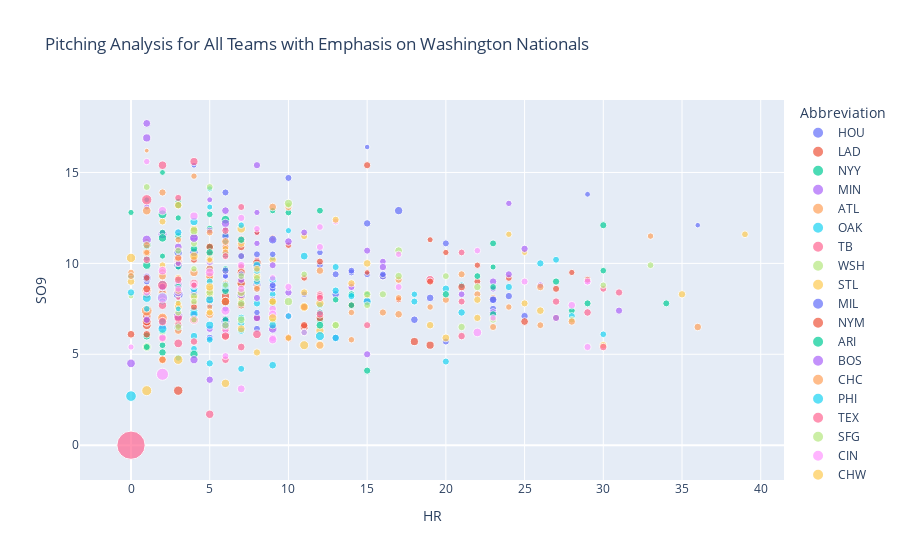

The code cell stored with this chart in its notebook:
### Code cell
import pandas as pd
import plotly.express as px
import plotly.graph_objs as go

# Handling NaN values by replacing them with the mean of the WHIP column
final_combined['WHIP'].fillna(final_combined['WHIP'].mean(), inplace=True)

# Filter the DataFrame to include only Washington Nationals' data for emphasis.
nationals_df = final_combined[final_combined['Abbreviation'] == 'WNS']

# Create an interactive plot for all teams.
fig = px.scatter(final_combined, x='HR', y='SO9', size='WHIP', color='Abbreviation',
                 hover_name='Name',  # Use 'Name' for more detailed hover information.
                 title='Pitching Analysis for All Teams with Emphasis on Washington Nationals')

# Add Washington Nationals' data as a separate trace to emphasize it.
nationals_trace = go.Scatter(x=nationals_df['ERA'], y=nationals_df['SO9'],
                             mode='markers+text', text='WNS', textposition='top center',
                             marker=dict(color='red', size=nationals_df['WHIP']*20,
                                         line=dict(width=2)),
                             name='Washington Nationals')

fig.add_trace(nationals_trace)

# Show the plot.
fig.show()

### Figure 1 — Plotly figure (JSON) as saved in the notebook; plotly's stock layout.template omitted (floating-point values rounded to 4 significant figures)
{"data": [{"hovertemplate": "<b>%{hovertext}</b><br><br>Abbreviation=HOU<br>HR=%{x}<br>SO9=%{y}<br>WHIP=%{marker.size}<extra></extra>", "hovertext": ["Rogelio Armenteros", "Joe Biagini", "Gerrit Cole", "Chris Devenski", "Zack Greinke", "Reymin Guduan*", "Will Harris", "Josh James", "Corbin Martin", "Collin McHugh", "Wade Miley*", "Roberto Osuna", "Brad Peacock", "Cionel Pérez*", "Ryan Pressly", "Héctor Rondón", "Aaron Sanchez", "Joe Smith", "Cy Sneed", "José Urquidy", "Framber Valdez*", "Justin Verlander"], "legendgroup": "HOU", "marker": {"color": "#636efa", "size": [1.222, 2.045, 0.895, 1.304, 1.069, 2.25, 0.933, 1.321, 1.81, 1.232, 1.345, 0.877, 1.189, 1.444, 0.902, 1.253, 1.232, 0.96, 1.453, 1.098, 1.67, 0.803], "sizemode": "area", "sizeref": 0.0525, "symbol": "circle"}, "mode": "markers", "name": "HOU", "orientation": "v", "showlegend": true, "type": "scatter", "x": [1, 6, 29, 13, 6, 3, 6, 10, 8, 12, 23, 8, 15, 3, 6, 10, 5, 2, 5, 6, 9, 36], "xaxis": "x", "y": [9, 6.1, 13.8, 9.4, 7.5, 10.1, 9.3, 14.7, 8.8, 9.9, 7.5, 10.1, 9.4, 7, 11.9, 7.1, 7.7, 7.9, 9.7, 8.8, 8.7, 12.1], "yaxis": "y"}, {"hovertemplate": "<b>%{hovertext}</b><br><br>Abbreviation=LAD<br>HR=%{x}<br>SO9=%{y}<br>WHIP=%{marker.size}<extra></extra>", "hovertext": ["Scott Alexander*", "Pedro Báez", "Walker Buehler", "JT Chargois", "Caleb Ferguson*", "Dylan Floro", "Yimi García", "Tony Gonsolin", "Rich Hill*", "Kenley Jansen", "Joe Kelly", "Clayton Kershaw*", "Adam Kolarek*", "Kenta Maeda", "Dustin May", "Hyun Jin Ryu*", "Casey Sadler", "Josh Sborz", "Ross Stripling", "Julio Urías*"], "legendgroup": "LAD", "marker": {"color": "#EF553B", "size": [1.385, 0.947, 1.042, 1.219, 1.478, 1.286, 0.866, 1.025, 1.125, 1.063, 1.383, 1.043, 0.943, 1.074, 1.096, 1.007, 1.222, 1.556, 1.147, 1.079], "sizemode": "area", "sizeref": 0.0525, "symbol": "circle"}, "mode": "markers", "name": "LAD", "orientation": "v", "showlegend": true, "type": "scatter", "x": [2, 6, 20, 4, 7, 4, 15, 4, 10, 9, 6, 28, 1, 22, 2, 17, 3, 2, 11, 7], "xaxis": "x", "y": [4.7, 8.9, 10.6, 11.8, 10.9, 8.1, 9.5, 8.3, 11, 11.4, 10.9, 9.5, 6.9, 9.9, 8.3, 8, 6.7, 7, 9.2, 9.6], "yaxis": "y"}, {"hovertemplate": "<b>%{hovertext}</b><br><br>Abbreviation=NYY<br>HR=%{x}<br>SO9=%{y}<br>WHIP=%{marker.size}<extra></extra>", "hovertext": ["Chance Adams", "Zack Britton*", "Luis Cessa", "Aroldis Chapman*", "Nestor Cortes*", "Cory Gearrin", "Domingo Germán", "Chad Green", "David Hale", "J.A. Happ*", "Joe Harvey", "Jonathan Holder", "Tommy Kahnle", "Jonathan Loáisiga", "Tyler Lyons*", "Joe Mantiply*", "Adam Ottavino", "James Paxton*", "CC Sabathia*", "Luis Severino", "Masahiro Tanaka", "Stephen Tarpley*"], "legendgroup": "NYY", "marker": {"color": "#00cc96", "size": [1.974, 1.141, 1.309, 1.105, 1.545, 1.5, 1.147, 1.232, 1.221, 1.295, 1.8, 1.306, 1.06, 1.484, 1.038, 1.667, 1.312, 1.281, 1.407, 1, 1.242, 1.986], "sizemode": "area", "sizeref": 0.0525, "symbol": "circle"}, "mode": "markers", "name": "NYY", "orientation": "v", "showlegend": true, "type": "scatter", "x": [7, 3, 14, 3, 16, 2, 30, 10, 2, 34, 1, 8, 9, 6, 3, 1, 5, 23, 27, 0, 28, 6], "xaxis": "x", "y": [8.2, 7.8, 8.3, 13.4, 9.3, 5.1, 9.6, 12.8, 5.5, 7.8, 9.9, 10, 12.9, 10.5, 12.5, 6, 11.9, 11.1, 9, 12.8, 7.4, 12.4], "yaxis": "y"}, {"hovertemplate": "<b>%{hovertext}</b><br><br>Abbreviation=MIN<br>HR=%{x}<br>SO9=%{y}<br>WHIP=%{marker.size}<extra></extra>", "hovertext": ["José Berríos", "Randy Dobnak", "Tyler Duffey", "Sam Dyson", "Kyle Gibson", "Brusdar Graterol", "Ryne Harper", "Trevor Hildenberger", "Zack Littell", "Matt Magill", "Trevor May", "Adalberto Mejía*", "Jake Odorizzi", "Blake Parker", "Martín Pérez*", "Michael Pineda", "Taylor Rogers*", "Fernando Romero", "Sergio Romo", "Devin Smeltzer*", "Cody Stashak", "Kohl Stewart", "Lewis Thorpe*"], "legendgroup": "MIN", "marker": {"color": "#ab63fa", "size": [1.223, 1.129, 1.006, 1.765, 1.444, 1.241, 1.178, 2.265, 1.162, 1.588, 1.073, 1.826, 1.208, 1.376, 1.518, 1.158, 1, 2.143, 0.926, 1.265, 1.2, 1.461, 1.735], "sizemode": "area", "sizeref": 0.0525, "symbol": "circle"}, "mode": "markers", "name": "MIN", "orientation": "v", "showlegend": true, "type": "scatter", "x": [26, 1, 8, 3, 23, 1, 7, 2, 4, 4, 8, 3, 16, 7, 23, 23, 8, 2, 3, 8, 3, 5, 3], "xaxis": "x", "y": [8.8, 7.3, 12.8, 6.4, 9, 9.3, 8.3, 8.3, 7.8, 11.4, 11.1, 8.8, 10.1, 8.4, 7.3, 8.6, 11.7, 11.6, 10.7, 7, 9, 3.6, 10.1], "yaxis": "y"}, {"hovertemplate": "<b>%{hovertext}</b><br><br>Abbreviation=ATL<br>HR=%{x}<br>SO9=%{y}<br>WHIP=%{marker.size}<extra></extra>", "hovertext": ["Jesse Biddle*", "Jerry Blevins*", "Grant Dayton*", "Mike Foltynewicz", "Max Fried*", "Kevin Gausman", "Shane Greene", "Luke Jackson", "Dallas Keuchel*", "Chris Martin", "Mark Melancon", "A.J. Minter*", "Sean Newcomb*", "Wes Parsons", "Michael Soroka", "Anthony Swarzak", "Julio Teheran", "Josh Tomlin", "Touki Toussaint", "Arodys Vizcaíno", "Jacob Webb", "Bryse Wilson", "Dan Winkler", "Kyle Wright"], "legendgroup": "ATL", "marker": {"color": "#FFA15A", "size": [2.4, 1.268, 1.333, 1.248, 1.334, 1.488, 1.216, 1.404, 1.367, 1.019, 1.143, 2.011, 1.317, 1.565, 1.111, 1.437, 1.323, 1.122, 1.68, 1.5, 1.113, 1.8, 1.338, 1.881], "sizemode": "area", "sizeref": 0.0525, "symbol": "circle"}, "mode": "markers", "name": "ATL", "orientation": "v", "showlegend": true, "type": "scatter", "x": [1, 5, 4, 23, 21, 12, 3, 10, 16, 1, 1, 3, 8, 2, 14, 6, 22, 14, 5, 1, 4, 5, 5, 4], "xaxis": "x", "y": [8.5, 10.3, 10.5, 8.1, 9.4, 9.6, 7.7, 13.1, 7.3, 11.2, 10.3, 10.7, 8.6, 7, 7.3, 7.9, 8.3, 5.8, 9.7, 13.5, 7.8, 7.2, 9.1, 8.2], "yaxis": "y"}, {"hovertemplate": "<b>%{hovertext}</b><br><br>Abbreviation=OAK<br>HR=%{x}<br>SO9=%{y}<br>WHIP=%{marker.size}<extra></extra>", "hovertext": ["Brett Anderson*", "Tanner Anderson", "Homer Bailey", "Chris Bassitt", "Paul Blackburn", "Aaron Brooks", "Ryan Buchter*", "Jake Diekman*", "Marco Estrada", "Mike Fiers", "Liam Hendriks", "Sean Manaea*", "Daniel Mengden", "Frankie Montas", "Yusmeiro Petit", "A.J. Puk*", "Tanner Roark", "Fernando Rodney", "Joakim Soria", "Blake Treinen", "Lou Trivino", "Wei-Chung Wang*", "J.B. Wendelken"], "legendgroup": "OAK", "marker": {"color": "#19d3f3", "size": [1.307, 1.657, 1.2, 1.194, 2.091, 1.252, 1.434, 1.574, 1.31, 1.186, 0.965, 0.775, 1.441, 1.115, 0.807, 1.324, 1.345, 2.233, 1.029, 1.619, 1.533, 1.222, 0.918], "sizemode": "area", "sizeref": 0.0525, "symbol": "circle"}, "mode": "markers", "name": "OAK", "orientation": "v", "showlegend": true, "type": "scatter", "x": [20, 4, 9, 21, 3, 12, 8, 0, 7, 30, 5, 3, 7, 8, 11, 1, 14, 2, 9, 9, 7, 4, 2], "xaxis": "x", "y": [4.6, 7.3, 8.3, 8.8, 6.5, 7.7, 9.9, 9.3, 4.2, 6.1, 13.1, 9.1, 6.3, 9.7, 7.7, 10.3, 8.2, 8.8, 10.3, 9.1, 8.6, 5.3, 9.4], "yaxis": "y"}, {"hovertemplate": "<b>%{hovertext}</b><br><br>Abbreviation=TB<br>HR=%{x}<br>SO9=%{y}<br>WHIP=%{marker.size}<extra></extra>", "hovertext": [null], "legendgroup": "TB", "marker": {"color": "#FF6692", "size": [1.475], "sizemode": "area", "sizeref": 0.0525, "symbol": "circle"}, "mode": "markers", "name": "TB", "orientation": "v", "showlegend": true, "type": "scatter", "x": [null], "xaxis": "x", "y": [null], "yaxis": "y"}, {"hovertemplate": "<b>%{hovertext}</b><br><br>Abbreviation=WSH<br>HR=%{x}<br>SO9=%{y}<br>WHIP=%{marker.size}<extra></extra>", "hovertext": [null], "legendgroup": "WSH", "marker": {"color": "#B6E880", "size": [1.475], "sizemode": "area", "sizeref": 0.0525, "symbol": "circle"}, "mode": "markers", "name": "WSH", "orientation": "v", "showlegend": true, "type": "scatter", "x": [null], "xaxis": "x", "y": [null], "yaxis": "y"}, {"hovertemplate": "<b>%{hovertext}</b><br><br>Abbreviation=STL<br>HR=%{x}<br>SO9=%{y}<br>WHIP=%{marker.size}<extra></extra>", "hovertext": ["John Brebbia", "Génesis Cabrera*", "Junior Fernández", "Jack Flaherty", "Giovanny Gallegos", "John Gant", "Ryan Helsley", "Jordan Hicks", "Dakota Hudson", "Dominic Leone", "Carlos Martínez", "Mike Mayers", "Miles Mikolas", "Andrew Miller*", "Daniel Ponce de Leon", "Alex Reyes", "Chasen Shreve*", "Michael Wacha", "Adam Wainwright", "Tyler Webb*"], "legendgroup": "STL", "marker": {"color": "#FECB52", "size": [1.183, 1.672, 1.286, 0.968, 0.811, 1.281, 1.255, 0.942, 1.408, 1.5, 1.179, 1.684, 1.223, 1.317, 1.274, 2.667, 1.5, 1.563, 1.427, 1.018], "sizemode": "area", "sizeref": 0.0525, "symbol": "circle"}, "mode": "markers", "name": "STL", "orientation": "v", "showlegend": true, "type": "scatter", "x": [6, 2, 2, 25, 9, 4, 5, 2, 22, 9, 2, 3, 27, 11, 6, 1, 0, 26, 22, 7], "xaxis": "x", "y": [10.8, 8.4, 12.3, 10.6, 11.3, 8.1, 7.9, 9.7, 7, 10.2, 9.9, 7.6, 7, 11.5, 9.6, 3, 9, 7.4, 8, 7.9], "yaxis": "y"}, {"hovertemplate": "<b>%{hovertext}</b><br><br>Abbreviation=MIL<br>HR=%{x}<br>SO9=%{y}<br>WHIP=%{marker.size}<extra></extra>", "hovertext": ["Matt Albers", "Chase Anderson", "Jacob Barnes", "Ray Black", "Corbin Burnes", "Jhoulys Chacín", "Alex Claudio*", "Zach Davies", "Jake Faria", "Gio Gonzalez*", "Junior Guerra", "Josh Hader*", "Adrian Houser", "Jay Jackson", "Jeremy Jeffress", "Jordan Lyles", "Jimmy Nelson", "Freddy Peralta", "Drew Pomeranz*", "Burch Smith", "Brent Suter*", "Taylor Williams", "Alex Wilson", "Brandon Woodruff"], "legendgroup": "MIL", "marker": {"color": "#636efa", "size": [1.374, 1.266, 1.678, 1.286, 1.837, 1.556, 1.306, 1.29, 2.654, 1.294, 1.124, 0.806, 1.24, 1.319, 1.365, 1.108, 1.909, 1.459, 0.911, 2.053, 0.6, 1.977, 2.118, 1.142], "sizemode": "area", "sizeref": 0.0525, "symbol": "circle"}, "mode": "markers", "name": "MIL", "orientation": "v", "showlegend": true, "type": "scatter", "x": [8, 23, 3, 4, 17, 19, 8, 20, 3, 9, 11, 15, 14, 6, 5, 9, 4, 15, 4, 3, 1, 1, 3, 12], "xaxis": "x", "y": [8.6, 8, 10.1, 8.4, 12.9, 8.1, 6.4, 5.7, 8.3, 8, 8.3, 16.4, 9.5, 13.9, 8, 8.6, 10.6, 12.2, 15.4, 9.9, 7.4, 9.2, 10.3, 10.6], "yaxis": "y"}, {"hovertemplate": "<b>%{hovertext}</b><br><br>Abbreviation=NYM<br>HR=%{x}<br>SO9=%{y}<br>WHIP=%{marker.size}<extra></extra>", "hovertext": ["Luis Avilán*", "Tyler Bashlor", "Brad Brach", "Jacob deGrom", "Edwin Díaz", "Jeurys Familia", "Chris Flexen", "Wilmer Font", "Drew Gagnon", "Robert Gsellman", "Walker Lockett", "Seth Lugo", "Steven Matz*", "Chris Mazza", "Stephen Nogosek", "Corey Oswalt", "Brooks Pounders", "Jacob Rhame", "Héctor Santiago*", "Paul Sewald", "Marcus Stroman", "Noah Syndergaard", "Jason Vargas*", "Zack Wheeler", "Justin Wilson*", "Daniel Zamora*"], "legendgroup": "NYM", "marker": {"color": "#EF553B", "size": [1.469, 1.727, 1.227, 0.971, 1.379, 1.733, 2.049, 1.355, 1.732, 1.366, 1.721, 0.9, 1.341, 1.592, 2.1, 2.25, 1.5, 1.895, 1.875, 1.068, 1.475, 1.234, 1.272, 1.259, 1.333, 1.731], "sizemode": "area", "sizeref": 0.0525, "symbol": "circle"}, "mode": "markers", "name": "NYM", "orientation": "v", "showlegend": true, "type": "scatter", "x": [5, 6, 1, 19, 15, 7, 1, 8, 11, 7, 6, 8, 27, 0, 2, 1, 1, 1, 1, 3, 8, 24, 14, 22, 4, 1], "xaxis": "x", "y": [8.4, 8.2, 9.2, 11.3, 15.4, 9.5, 6.6, 7, 6.5, 8.5, 6.4, 11.7, 8.6, 6.1, 8.1, 6.8, 6.1, 7.1, 6.8, 10.1, 9.1, 9.2, 7.7, 9, 10.2, 8.3], "yaxis": "y"}, {"hovertemplate": "<b>%{hovertext}</b><br><br>Abbreviation=ARI<br>HR=%{x}<br>SO9=%{y}<br>WHIP=%{marker.size}<extra></extra>", "hovertext": ["Matt Andriese", "Archie Bradley", "Andrew Chafin*", "Taylor Clarke", "Stefan Crichton", "Jon Duplantier", "Zac Gallen", "Kevin Ginkel", "Zack Godley", "Zack Greinke", "Yoshihisa Hirano", "Greg Holland", "Merrill Kelly", "Mike Leake", "Yoan López", "Robbie Ray*", "Robby Scott*", "James Sherfy", "Luke Weaver", "Alex Young*"], "legendgroup": "ARI", "marker": {"color": "#00cc96", "size": [1.401, 1.437, 1.329, 1.37, 1.022, 1.555, 1.26, 0.986, 1.526, 0.945, 1.377, 1.374, 1.315, 1.367, 1.137, 1.342, 2.045, 1.527, 1.073, 1.188], "sizemode": "area", "sizeref": 0.0525, "symbol": "circle"}, "mode": "markers", "name": "ARI", "orientation": "v", "showlegend": true, "type": "scatter", "x": [8, 5, 6, 23, 3, 2, 5, 2, 12, 15, 7, 5, 29, 15, 11, 30, 1, 4, 6, 14], "xaxis": "x", "y": [10.1, 10.9, 11.6, 7.2, 9.8, 8.3, 10.9, 10.4, 6.9, 8.3, 10.4, 10.3, 7.8, 4.1, 6.2, 12.1, 11, 10.8, 9.7, 7.7], "yaxis": "y"}, {"hovertemplate": "<b>%{hovertext}</b><br><br>Abbreviation=BOS<br>HR=%{x}<br>SO9=%{y}<br>WHIP=%{marker.size}<extra></extra>", "hovertext": ["Matt Barnes", "Ryan Brasier", "Colten Brewer", "Andrew Cashner", "Jhoulys Chacín", "Nathan Eovaldi", "Heath Hembree", "Darwinzon Hernández*", "Brian Johnson*", "Trevor Kelley", "Travis Lakins Sr.", "Rick Porcello", "Bobby Poyner*", "David Price*", "Eduardo Rodríguez*", "Chris Sale*", "Josh A. Smith", "Josh Taylor*", "Héctor Velázquez", "Marcus Walden", "Ryan Weber", "Brandon Workman", "Steven Wright"], "legendgroup": "BOS", "marker": {"color": "#ab63fa", "size": [1.383, 1.293, 1.701, 1.621, 1.568, 1.581, 1.311, 1.747, 1.884, 1.68, 1.414, 1.394, 1.286, 1.314, 1.328, 1.086, 1.419, 1.183, 1.527, 1.192, 1.377, 1.033, 2.368], "sizemode": "area", "sizeref": 0.0525, "symbol": "circle"}, "mode": "markers", "name": "BOS", "orientation": "v", "showlegend": true, "type": "scatter", "x": [8, 9, 6, 8, 6, 16, 7, 1, 6, 2, 1, 31, 2, 15, 24, 24, 10, 5, 7, 6, 5, 1, 3], "xaxis": "x", "y": [15.4, 9.9, 8.6, 7, 12.9, 9.3, 10.4, 16.9, 6.9, 6.5, 6.9, 7.4, 8.5, 10.7, 9.4, 13.3, 8.4, 11.8, 7.8, 8.8, 6.4, 13.1, 7.1], "yaxis": "y"}, {"hovertemplate": "<b>%{hovertext}</b><br><br>Abbreviation=CHC<br>HR=%{x}<br>SO9=%{y}<br>WHIP=%{marker.size}<extra></extra>", "hovertext": ["Adbert Alzolay", "Brad Brach", "Tyler Chatwood", "Steve Cishek", "Yu Darvish", "Carl Edwards Jr.", "Cole Hamels*", "Kyle Hendricks", "Derek Holland*", "Craig Kimbrel", "Brandon Kintzler", "Jon Lester*", "Dillon Maples", "Alec Mills", "Mike Montgomery*", "James Norwood", "David Phelps", "Jose Quintana*", "Randy Rosario*", "Kyle Ryan*", "Pedro Strop", "Rowan Wick", "Brad Wieck*"], "legendgroup": "CHC", "marker": {"color": "#FFA15A", "size": [1.784, 1.765, 1.33, 1.203, 1.097, 1.109, 1.391, 1.13, 1.532, 1.597, 1.018, 1.497, 1.371, 1.167, 1.778, 1.821, 1.588, 1.386, 1.594, 1.377, 1.272, 1.14, 0.6], "sizemode": "area", "sizeref": 0.0525, "symbol": "circle"}, "mode": "markers", "name": "CHC", "orientation": "v", "showlegend": true, "type": "scatter", "x": [4, 3, 8, 7, 33, 3, 17, 19, 3, 9, 5, 26, 2, 5, 6, 1, 2, 20, 2, 5, 6, 0, 1], "xaxis": "x", "y": [9.5, 10.2, 8.7, 8, 11.5, 10, 9.1, 7.6, 6.3, 13.1, 7.6, 8.7, 13.9, 10.5, 6, 10.6, 9.5, 8, 8.4, 8.6, 10.6, 9.5, 16.2], "yaxis": "y"}, {"hovertemplate": "<b>%{hovertext}</b><br><br>Abbreviation=PHI<br>HR=%{x}<br>SO9=%{y}<br>WHIP=%{marker.size}<extra></extra>", "hovertext": ["José Álvarez*", "Víctor Arano", "Jake Arrieta", "Enyel De Los Santos", "Seranthony Domínguez", "Zach Eflin", "Jerad Eickhoff", "Edgar García", "J.D. Hammer", "Jared Hughes", "Cole Irvin*", "Adam Morgan*", "Mike Morin", "Héctor Neris", "Pat Neshek", "Juan Nicasio", "Aaron Nola", "Blake Parker", "Nick Pivetta", "Roman Quinn", "Edubray Ramos", "David Robertson", "Drew Smyly*", "Ranger Suárez*", "Jason Vargas*", "Vince Velasquez", "Nick Vincent"], "legendgroup": "PHI", "marker": {"color": "#19d3f3", "size": [1.424, 0.857, 1.474, 1.636, 1.459, 1.347, 1.303, 1.641, 1.421, 1.043, 1.392, 1.011, 1.214, 1.02, 1.389, 1.648, 1.265, 1, 1.516, 3, 1.733, 2.1, 1.324, 1.315, 1.518, 1.389, 1.071], "sizemode": "area", "sizeref": 0.0525, "symbol": "circle"}, "mode": "markers", "name": "PHI", "orientation": "v", "showlegend": true, "type": "scatter", "x": [8, 1, 21, 4, 3, 28, 18, 11, 2, 7, 7, 4, 3, 10, 5, 4, 27, 6, 20, 0, 5, 1, 13, 6, 7, 26, 1], "xaxis": "x", "y": [7.8, 13.5, 7.3, 7.4, 10.6, 7.1, 7.9, 10.4, 6.2, 7.8, 6.7, 8.8, 4.8, 11.8, 4.5, 8.6, 10.2, 11.2, 8.6, 2.7, 6.6, 8.1, 9.8, 7.8, 7, 10, 10.9], "yaxis": "y"}, {"hovertemplate": "<b>%{hovertext}</b><br><br>Abbreviation=TEX<br>HR=%{x}<br>SO9=%{y}<br>WHIP=%{marker.size}<extra></extra>", "hovertext": ["Kolby Allard*", "Brock Burke*", "Jesse Chavez", "Emmanuel Clase", "Kyle Dowdy", "Pete Fairbanks", "Luke Farrell", "Ian Gibaut", "Jeanmar Gómez", "Taylor Hearn*", "Jonathan Hernández", "Ariel Jurado", "Shawn Kelley", "José Leclerc", "Lance Lynn", "Brett Martin*", "Chris Martin", "Yohander Méndez*", "Shelby Miller", "Mike Minor*", "Rafael Montero", "Joe Palumbo*", "Pedro Payano", "Adrian Sampson", "Drew Smyly*", "Jeffrey Springs*", "Edinson Vólquez"], "legendgroup": "TEX", "marker": {"color": "#FF6692", "size": [1.566, 1.538, 1.333, 1.114, 1.97, 1.731, 0.675, 1.541, 1.891, 21, 1.62, 1.504, 1.394, 1.325, 1.219, 1.444, 1.026, 1.929, 1.977, 1.238, 0.966, 1.74, 1.864, 1.532, 1.909, 1.887, 2], "sizemode": "area", "sizeref": 0.0525, "symbol": "circle"}, "mode": "markers", "name": "TEX", "orientation": "v", "showlegend": true, "type": "scatter", "x": [3, 6, 12, 2, 4, 4, 3, 1, 2, 0, 3, 21, 12, 7, 21, 7, 8, 2, 8, 30, 5, 7, 3, 29, 19, 4, 3], "xaxis": "x", "y": [6.6, 4.7, 8.3, 8.1, 6.9, 15.6, 8.1, 10.2, 5.9, 0, 10.3, 6, 8.2, 13.1, 10.6, 9, 10.2, 15.4, 6.1, 8.6, 10.6, 11.3, 7, 7.3, 9.1, 8.9, 5.6], "yaxis": "y"}, {"hovertemplate": "<b>%{hovertext}</b><br><br>Abbreviation=SFG<br>HR=%{x}<br>SO9=%{y}<br>WHIP=%{marker.size}<extra></extra>", "hovertext": ["Fernando Abad*", "Shaun Anderson", "Tyler Beede", "Travis Bergen*", "Madison Bumgarner*", "Sam Coonrod", "Johnny Cueto", "Sam Dyson", "Trevor Gott", "Derek Holland*", "Williams Jerez*", "Mark Melancon", "Conner Menez*", "Reyes Moronta", "Drew Pomeranz*", "Dereck Rodríguez", "Tyler Rogers", "Jeff Samardzija", "Will Smith*", "Andrew Suárez*", "Nick Vincent", "Tony Watson*", "Logan Webb"], "legendgroup": "SFG", "marker": {"color": "#B6E880", "size": [0.923, 1.552, 1.479, 1.373, 1.127, 1.229, 1.25, 0.902, 1.101, 1.5, 1.95, 1.403, 1.471, 1.306, 1.609, 1.455, 0.849, 1.108, 1.026, 1.622, 1.435, 1.259, 1.462], "sizemode": "area", "sizeref": 0.0525, "symbol": "circle"}, "mode": "markers", "name": "SFG", "orientation": "v", "showlegend": true, "type": "scatter", "x": [2, 13, 22, 4, 30, 3, 3, 3, 4, 17, 1, 3, 4, 4, 17, 21, 0, 28, 10, 7, 7, 9, 5], "xaxis": "x", "y": [6.2, 6.6, 8.7, 8.2, 8.8, 6.5, 7.3, 8.3, 9.7, 9.3, 5.4, 8.5, 11.6, 11.1, 10.7, 6.5, 8.2, 6.9, 13.2, 6.9, 8.8, 6.8, 8.4], "yaxis": "y"}, {"hovertemplate": "<b>%{hovertext}</b><br><br>Abbreviation=CIN<br>HR=%{x}<br>SO9=%{y}<br>WHIP=%{marker.size}<extra></extra>", "hovertext": ["R.J. Alaniz", "Trevor Bauer", "Matt Bowman", "Luis Castillo", "Anthony DeSclafani", "Zach Duke*", "Amir Garrett*", "Kevin Gausman", "Sonny Gray", "David Hernandez", "Jared Hughes", "Raisel Iglesias", "Joel Kuhnel", "Michael Lorenzen", "Tyler Mahle", "Wandy Peralta*", "Tanner Roark", "Sal Romano", "Lucas Sims", "Robert Stephenson", "Alex Wood*"], "legendgroup": "CIN", "marker": {"color": "#FF97FF", "size": [1.029, 1.349, 1.25, 1.143, 1.2, 1.671, 1.411, 1.164, 1.084, 1.711, 1.241, 1.224, 1.345, 1.152, 1.311, 1.5, 1.423, 1.837, 1.163, 1.036, 1.402], "sizemode": "area", "sizeref": 0.0525, "symbol": "circle"}, "mode": "markers", "name": "CIN", "orientation": "v", "showlegend": true, "type": "scatter", "x": [0, 12, 2, 22, 29, 4, 7, 3, 17, 7, 6, 12, 1, 9, 25, 10, 14, 4, 8, 9, 11], "xaxis": "x", "y": [5.4, 10.9, 7, 10.7, 9, 6.9, 12.5, 11.7, 10.5, 11.2, 6.3, 12, 8.4, 9.2, 9, 7.1, 8.8, 8.8, 11.9, 11.3, 7.6], "yaxis": "y"}, {"hovertemplate": "<b>%{hovertext}</b><br><br>Abbreviation=CHW<br>HR=%{x}<br>SO9=%{y}<br>WHIP=%{marker.size}<extra></extra>", "hovertext": ["Manny Banuelos*", "Ryan Burr", "Dylan Cease", "Alex Colomé", "Jimmy Cordero", "Dylan Covey", "Odrisamer Despaigne", "Ross Detwiler*", "Jace Fry*", "Carson Fulmer", "Lucas Giolito", "Kelvin Herrera", "Nate Jones", "Reynaldo López", "Evan Marshall", "Iván Nova", "Josh Osich*", "Carlos Rodón*", "José Ruiz", "Ervin Santana", "Héctor Santiago*", "Thyago Vieira"], "legendgroup": "CHW", "marker": {"color": "#FECB52", "size": [1.836, 1.271, 1.548, 1.066, 0.972, 1.756, 2.325, 1.622, 1.582, 1.683, 1.064, 1.617, 1.645, 1.457, 1.303, 1.455, 1.138, 1.442, 2, 1.875, 1.909, 2.286], "sizemode": "area", "sizeref": 0.0525, "symbol": "circle"}, "mode": "markers", "name": "CHW", "orientation": "v", "showlegend": true, "type": "scatter", "x": [12, 3, 15, 7, 3, 12, 3, 20, 7, 5, 24, 8, 2, 35, 5, 30, 15, 4, 6, 6, 7, 0], "xaxis": "x", "y": [7.8, 9.2, 10, 8.1, 7.8, 6.3, 4.7, 5.9, 11.1, 8.2, 11.6, 9.3, 8.7, 8.3, 7.3, 5.5, 8.1, 11.9, 7.9, 3.4, 11.9, 10.3], "yaxis": "y"}, {"hovertemplate": "<b>%{hovertext}</b><br><br>Abbreviation=LAA<br>HR=%{x}<br>SO9=%{y}<br>WHIP=%{marker.size}<extra></extra>", "hovertext": ["Cody Allen", "Justin Anderson", "Luke Bard", "Jaime Barria", "Cam Bedrosian", "Ty Buttrey", "Trevor Cahill", "Griffin Canning", "Taylor Cole", "Miguel Del Pozo*", "Luis García", "Matt Harvey", "Andrew Heaney*", "Félix Peña", "Dillon Peters*", "Noé Ramirez", "Hansel Robles", "José Rodríguez", "Patrick Sandoval*", "Tyler Skaggs*", "Chris Stratton", "José Suarez*", "Nick Tropeano"], "legendgroup": "LAA", "marker": {"color": "#636efa", "size": [1.913, 1.574, 1.102, 1.44, 1.141, 1.272, 1.466, 1.218, 1.587, 1.929, 1.516, 1.542, 1.29, 1.183, 1.542, 1.167, 1.018, 1.424, 1.373, 1.268, 2.08, 1.642, 1.756], "sizemode": "area", "sizeref": 0.0525, "symbol": "circle"}, "mode": "markers", "name": "LAA", "orientation": "v", "showlegend": true, "type": "scatter", "x": [9, 6, 8, 24, 7, 8, 25, 14, 2, 3, 13, 13, 20, 16, 18, 9, 6, 5, 6, 9, 6, 23, 6], "xaxis": "x", "y": [11.3, 11.5, 7.3, 8.2, 9.4, 10.5, 7.1, 9.6, 8.7, 10.6, 8.3, 5.9, 11.1, 9.4, 6.9, 10.5, 9.3, 5.9, 9.6, 8.8, 6.8, 8, 6.6], "yaxis": "y"}, {"hovertemplate": "<b>%{hovertext}</b><br><br>Abbreviation=COL<br>HR=%{x}<br>SO9=%{y}<br>WHIP=%{marker.size}<extra></extra>", "hovertext": ["Yency Almonte", "Tyler Anderson*", "Chad Bettis", "Wade Davis", "Jairo Díaz", "Mike Dunn*", "Carlos Estévez", "Kyle Freeland*", "Rico Garcia", "Chi Chi González", "Jon Gray", "Jeff Hoffman", "Sam Howard*", "DJ Johnson", "Peter Lambert", "Germán Márquez", "Jake McGee*", "Tim Melville", "Scott Oberg", "Seunghwan Oh", "Antonio Senzatela", "Bryan Shaw", "Jesús Tinoco"], "legendgroup": "COL", "marker": {"color": "#EF553B", "size": [1.559, 2.129, 1.555, 1.875, 1.301, 1.302, 1.292, 1.581, 2.333, 1.46, 1.353, 1.586, 1.632, 1.68, 1.735, 1.201, 1.403, 1.44, 1.107, 1.909, 1.749, 1.361, 1.611], "sizemode": "area", "sizeref": 0.0525, "symbol": "circle"}, "mode": "markers", "name": "COL", "orientation": "v", "showlegend": true, "type": "scatter", "x": [7, 8, 10, 7, 7, 4, 12, 25, 3, 11, 19, 21, 5, 1, 18, 29, 11, 9, 5, 6, 19, 12, 12], "xaxis": "x", "y": [7.7, 10, 5.9, 8.9, 9.8, 7.6, 10.1, 6.8, 3, 6.6, 9, 8.7, 10.9, 8.6, 5.7, 9.1, 7.6, 6.5, 9.3, 7.9, 5.5, 7.3, 7], "yaxis": "y"}, {"hovertemplate": "<b>%{hovertext}</b><br><br>Abbreviation=SDP<br>HR=%{x}<br>SO9=%{y}<br>WHIP=%{marker.size}<extra></extra>", "hovertext": ["Logan Allen*", "Michel Báez", "David Bednar", "Ronald Bolaños", "Robbie Erlin*", "Dinelson Lamet", "Eric Lauer*", "Joey Lucchesi*", "Nick Margevicius*", "Andrés Muñoz", "Chris Paddack", "Luis Perdomo", "Cal Quantrill", "Gerardo Reyes", "Garrett Richards", "Craig Stammen", "Robert Stock", "Matt Strahm*", "Adam Warren", "Brad Wieck*", "Trey Wingenter", "Matt Wisler", "Eric Yardley", "Kirby Yates"], "legendgroup": "SDP", "marker": {"color": "#00cc96", "size": [1.816, 1.315, 1.364, 1.475, 1.572, 1.26, 1.396, 1.222, 1.614, 1.174, 0.981, 1.208, 1.301, 1.346, 1.846, 1.159, 2.063, 1.247, 1.395, 1.419, 1.216, 1.517, 1.286, 0.89], "sizemode": "area", "sizeref": 0.0525, "symbol": "circle"}, "mode": "markers", "name": "SDP", "orientation": "v", "showlegend": true, "type": "scatter", "x": [4, 3, 3, 3, 6, 12, 20, 23, 12, 2, 23, 6, 15, 3, 2, 13, 2, 22, 9, 7, 5, 5, 1, 2], "xaxis": "x", "y": [5, 8.5, 11.5, 8.7, 8.5, 12.9, 8.3, 8.7, 6.6, 11.7, 9.8, 6.9, 7.8, 13.2, 11.4, 8, 12.7, 9.3, 7.8, 11.3, 12.7, 10.6, 5.4, 15], "yaxis": "y"}, {"hovertemplate": "<b>%{hovertext}</b><br><br>Abbreviation=PIT<br>HR=%{x}<br>SO9=%{y}<br>WHIP=%{marker.size}<extra></extra>", "hovertext": ["Dario Agrazal", "Chris Archer", "Steven Brault*", "Nick Burdi", "Kyle Crick", "Rookie Davis", "Montana DuRapau", "Michael Feliz", "Geoff Hartlieb", "Clay Holmes", "Keone Kela", "Mitch Keller", "Nick Kingham", "Francisco Liriano*", "Jordan Lyles", "Tyler Lyons*", "Parker Markel", "James Marvel", "Alex McRae", "Joe Musgrove", "Yacksel Ríos", "Richard Rodríguez", "Chris Stratton", "Jameson Taillon", "Felipe Vazquez*", "Wei-Chung Wang*", "Trevor Williams"], "legendgroup": "PIT", "marker": {"color": "#ab63fa", "size": [1.364, 1.412, 1.5, 1.615, 1.551, 1.875, 2.077, 1.26, 2, 1.62, 1.011, 1.833, 2.048, 1.357, 1.47, 2.25, 1.673, 1.788, 1.95, 1.215, 1.452, 1.347, 1.393, 1.125, 0.933, 2, 1.414], "sizemode": "area", "sizeref": 0.0525, "symbol": "circle"}, "mode": "markers", "name": "PIT", "orientation": "v", "showlegend": true, "type": "scatter", "x": [15, 25, 15, 1, 10, 3, 4, 11, 8, 5, 3, 6, 7, 8, 16, 1, 3, 4, 9, 21, 2, 14, 7, 4, 5, 0, 27], "xaxis": "x", "y": [5, 10.8, 7.9, 17.7, 11.2, 8.4, 11.4, 11.7, 9.8, 10.1, 10, 12.2, 8.3, 8.1, 9.8, 11.3, 10.9, 4.7, 6.4, 8.3, 8.7, 8.7, 9.1, 7.2, 13.5, 4.5, 7], "yaxis": "y"}, {"hovertemplate": "<b>%{hovertext}</b><br><br>Abbreviation=SEA<br>HR=%{x}<br>SO9=%{y}<br>WHIP=%{marker.size}<extra></extra>", "hovertext": ["Austin Adams", "Dan Altavilla", "Shawn Armstrong", "Anthony Bass", "Gerson Bautista", "Brandon Brennan", "Matt Carasiti", "Roenis Elías*", "Matt Festa", "Cory Gearrin", "Marco Gonzales*", "Zac Grotz", "Félix Hernández", "Yusei Kikuchi*", "Mike Leake", "Wade LeBlanc*", "Matt Magill", "Reggie McClain", "Tommy Milone*", "Zac Rosscup*", "Connor Sadzeck", "Justus Sheffield*", "Erik Swanson", "Anthony Swarzak", "Sam Tuivailala", "Matt Wisler"], "legendgroup": "SEA", "marker": {"color": "#FFA15A", "size": [1.097, 1.432, 3, 0.979, 2.444, 1.225, 1.655, 1.234, 1.433, 1.427, 1.31, 1.269, 1.535, 1.515, 1.255, 1.451, 1.164, 1.667, 1.119, 1.929, 1.394, 1.722, 1.172, 1.61, 1.043, 1.254], "sizemode": "area", "sizeref": 0.0525, "symbol": "circle"}, "mode": "markers", "name": "SEA", "orientation": "v", "showlegend": true, "type": "scatter", "x": [4, 1, 1, 5, 2, 6, 2, 8, 5, 3, 23, 0, 17, 36, 26, 28, 3, 2, 24, 1, 3, 5, 17, 6, 1, 5], "xaxis": "x", "y": [14.8, 11, 7.4, 8.1, 7, 8.9, 9.3, 8.6, 8.5, 8.5, 6.5, 9.3, 7.2, 6.5, 6.6, 6.8, 11.3, 4.7, 7.6, 12.9, 10.3, 9.3, 8.1, 11.2, 10.6, 11.7], "yaxis": "y"}, {"hovertemplate": "<b>%{hovertext}</b><br><br>Abbreviation=TOR<br>HR=%{x}<br>SO9=%{y}<br>WHIP=%{marker.size}<extra></extra>", "hovertext": ["Jason Adam", "Joe Biagini", "Ryan Borucki*", "Buddy Boshers*", "Clay Buchholz", "Ryan Feierabend*", "Wilmer Font", "Sam Gaviglio", "Ken Giles", "Zack Godley", "Daniel Hudson", "Edwin Jackson", "Anthony Kay*", "Nick Kingham", "Derek Law", "Elvis Luciano", "Tim Mayza*", "Thomas Pannone*", "Sean Reid-Foley", "Clayton Richard*", "Jordan Romano", "Aaron Sanchez", "Justin Shafer", "Matt Shoemaker", "Brock Stewart", "Marcus Stroman", "Ryan Tepera", "Trent Thornton", "Jacob Waguespack", "T.J. Zeuch"], "legendgroup": "TOR", "marker": {"color": "#19d3f3", "size": [1.154, 1.34, 3.15, 1.5, 1.492, 2.118, 1.144, 1.118, 1, 1.375, 1.271, 2.188, 1.429, 1.524, 1.665, 1.782, 1.403, 1.425, 1.705, 1.566, 1.696, 1.686, 1.664, 0.872, 1.569, 1.227, 1.292, 1.406, 1.333, 1.456], "sizemode": "area", "sizeref": 0.0525, "symbol": "circle"}, "mode": "markers", "name": "TOR", "orientation": "v", "showlegend": true, "type": "scatter", "x": [1, 8, 2, 3, 13, 2, 7, 18, 5, 2, 5, 12, 0, 4, 8, 4, 8, 13, 5, 9, 4, 15, 6, 3, 9, 10, 5, 24, 12, 2], "xaxis": "x", "y": [7.5, 9, 8.1, 11.7, 5.9, 6.4, 12.1, 8.3, 14.1, 6.8, 9, 6, 8.4, 6, 9.9, 7.2, 9.6, 8.5, 8, 4.4, 12.3, 7.9, 8.8, 7.5, 6.6, 7.1, 5.8, 8.7, 7.3, 7.9], "yaxis": "y"}, {"hovertemplate": "<b>%{hovertext}</b><br><br>Abbreviation=KCR<br>HR=%{x}<br>SO9=%{y}<br>WHIP=%{marker.size}<extra></extra>", "hovertext": ["Homer Bailey", "Scott Barlow", "Jacob Barnes", "Brad Boxberger", "Jake Diekman*", "Danny Duffy*", "Heath Fillmyer", "Brian Flynn*", "Jesse Hahn", "Tim Hill*", "Jakob Junis", "Brad Keller", "Ian Kennedy", "Jorge López", "Richard Lovelady*", "Kevin McCarthy", "Mike Montgomery*", "Jake Newberry", "Wily Peralta", "Eric Skoglund*", "Glenn Sparkman", "Kyle Zimmer"], "legendgroup": "KCR", "marker": {"color": "#FF6692", "size": [1.411, 1.436, 1.923, 1.575, 1.344, 1.309, 1.791, 1.875, 2.786, 1.109, 1.426, 1.355, 1.279, 1.472, 1.9, 1.475, 1.547, 1.452, 1.587, 1.857, 1.507, 2.564], "sizemode": "area", "sizeref": 0.0525, "symbol": "circle"}, "mode": "markers", "name": "KCR", "orientation": "v", "showlegend": true, "type": "scatter", "x": [12, 6, 4, 3, 3, 21, 6, 2, 1, 4, 31, 15, 6, 27, 2, 4, 12, 7, 7, 5, 30, 2], "xaxis": "x", "y": [8.1, 11.8, 6.9, 9.1, 13.6, 7.9, 6, 6.8, 13.5, 8.8, 8.4, 6.6, 10.4, 7.9, 7.7, 5.7, 7.2, 8.4, 5.4, 1.7, 5.4, 8.8], "yaxis": "y"}, {"hovertemplate": "<b>%{hovertext}</b><br><br>Abbreviation=MIA<br>HR=%{x}<br>SO9=%{y}<br>WHIP=%{marker.size}<extra></extra>", "hovertext": ["Sandy Alcántara", "Nick Anderson", "Austin Brice", "Jeff Brigham", "Wei-Yin Chen*", "Adam Conley*", "Robert Dugger", "Zac Gallen", "Jarlín García*", "Tayron Guerrero", "Elieser Hernández", "Tyler Kinley", "Pablo López", "Brian Moran*", "Héctor Noesí", "José Quijada*", "Trevor Richards", "Sergio Romo", "Caleb Smith*", "Ryne Stanek", "Drew Steckenrider", "José Ureña", "Jordan Yamamoto"], "legendgroup": "MIA", "marker": {"color": "#B6E880", "size": [1.318, 1.282, 1.231, 1.304, 1.537, 1.731, 1.456, 1.183, 1.105, 1.696, 1.239, 1.601, 1.24, 1.263, 1.59, 1.787, 1.384, 1.221, 1.226, 1.688, 0.977, 1.476, 1.144], "sizemode": "area", "sizeref": 0.0525, "symbol": "circle"}, "mode": "markers", "name": "MIA", "orientation": "v", "showlegend": true, "type": "scatter", "x": [23, 5, 7, 8, 15, 10, 6, 3, 4, 7, 20, 5, 15, 1, 7, 10, 16, 4, 33, 4, 6, 13, 11], "xaxis": "x", "y": [6.9, 14.2, 9.3, 9.2, 8.3, 7.9, 6.6, 10.7, 6.9, 8.4, 9.3, 8.4, 7.7, 14.2, 7.8, 13.3, 8.3, 7.9, 9.9, 11.8, 8.8, 6.6, 9.4], "yaxis": "y"}, {"hovertemplate": "<b>%{hovertext}</b><br><br>Abbreviation=BAL<br>HR=%{x}<br>SO9=%{y}<br>WHIP=%{marker.size}<extra></extra>", "hovertext": ["Shawn Armstrong", "Ty Blach*", "Richard Bleier*", "Aaron Brooks", "Dylan Bundy", "Andrew Cashner", "Miguel Castro", "Alex Cobb", "Ryan Eades", "Thomas Eshelman", "Paul Fry*", "Sean Gilmartin*", "Mychal Givens", "Hunter Harvey", "David Hess", "Branden Kline", "John Means*", "Luis Ortiz", "Evan Phillips", "Yefry Ramírez", "Josh Rogers*", "Tanner Scott*", "Dan Straily", "Dillon Tate", "Asher Wojciechowski", "Mike Wright Jr.", "Jimmy Yacabonis", "Gabriel Ynoa"], "legendgroup": "BAL", "marker": {"color": "#FF97FF", "size": [1.546, 2.177, 1.319, 1.492, 1.355, 1.194, 1.418, 1.865, 1.435, 1.611, 1.448, 3.857, 1.19, 1.105, 1.55, 1.537, 1.135, 2.7, 1.857, 1.935, 1.674, 1.785, 1.993, 1.286, 1.312, 2.025, 1.829, 1.373], "sizemode": "area", "sizeref": 0.0525, "symbol": "circle"}, "mode": "markers", "name": "BAL", "orientation": "v", "showlegend": true, "type": "scatter", "x": [7, 6, 6, 9, 29, 11, 10, 9, 2, 12, 7, 2, 13, 1, 28, 9, 23, 2, 2, 2, 7, 4, 22, 3, 17, 5, 9, 29], "xaxis": "x", "y": [9.9, 7.4, 4.9, 5.9, 9, 6.2, 8.7, 5.8, 5.9, 5.5, 8.6, 3.9, 12.3, 15.6, 7.7, 7.5, 7, 8.1, 12.9, 9.6, 3.1, 12.6, 6.2, 8.6, 8.7, 9.5, 7.2, 5.4], "yaxis": "y"}, {"hovertemplate": "<b>%{hovertext}</b><br><br>Abbreviation=DET<br>HR=%{x}<br>SO9=%{y}<br>WHIP=%{marker.size}<extra></extra>", "hovertext": ["Victor Alcántara", "Tyler Alexander*", "Matthew Boyd*", "Ryan Carpenter*", "José Cisnero", "Buck Farmer", "Shane Greene", "Matt Hall*", "Blaine Hardy*", "Edwin Jackson", "Joe Jiménez", "Daniel Norris*", "Nick Ramirez*", "Zac Reininger", "Tyson Ross", "John Schreiber", "Gregory Soto*", "Daniel Stumpf*", "Spencer Turnbull", "Drew VerHagen", "Jordan Zimmermann"], "legendgroup": "DET", "marker": {"color": "#FECB52", "size": [1.406, 1.398, 1.23, 1.82, 1.528, 1.271, 0.868, 1.843, 1.15, 1.907, 1.324, 1.33, 1.393, 2.143, 1.67, 1.538, 1.855, 1.724, 1.436, 1.603, 1.518], "sizemode": "area", "sizeref": 0.0525, "symbol": "circle"}, "mode": "markers", "name": "DET", "orientation": "v", "showlegend": true, "type": "scatter", "x": [8, 9, 39, 12, 5, 8, 5, 4, 10, 11, 13, 25, 11, 11, 7, 3, 9, 5, 14, 9, 19], "xaxis": "x", "y": [5.1, 7.9, 11.6, 5.5, 10.2, 9.7, 10.2, 10.4, 5.9, 7.6, 12.4, 7.8, 8.4, 5.5, 6.4, 13.2, 7, 8.7, 8.9, 7.9, 6.6], "yaxis": "y"}, {"marker": {"color": "red", "line": {"width": 2}, "size": []}, "mode": "markers+text", "name": "Washington Nationals", "text": "WNS", "textposition": "top center", "type": "scatter", "x": [], "y": []}], "layout": {"legend": {"itemsizing": "constant", "title": {"text": "Abbreviation"}, "tracegroupgap": 0}, "title": {"text": "Pitching Analysis for All Teams with Emphasis on Washington Nationals"}, "xaxis": {"anchor": "y", "domain": [0, 1], "title": {"text": "HR"}}, "yaxis": {"anchor": "x", "domain": [0, 1], "title": {"text": "SO9"}}}}
